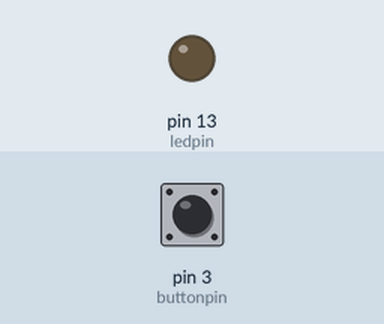
Simulated run of this sketch. Board: Arduino Uno, built with avr-gcc and run on an emulated ATmega328P. On the bench: output pins drawn as LEDs (lit = HIGH). The inputs (shaded band) are chosen by the test bench; at power-on: pin 3 (buttonpin) HIGH. What the sketch prints to the serial monitor is not drawn.

Above: at 1.2 s.
1.3 s: pin 3 (buttonpin) pulled LOW for 0.15 s
At 1.38 s:
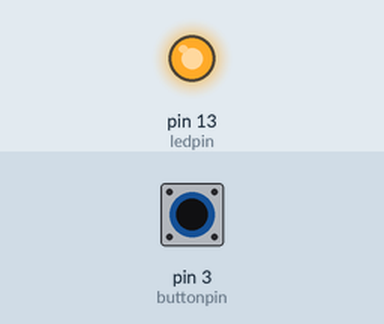
2.9 s: pin 3 (buttonpin) pulled LOW for 3.2 s
At 6.9 s:
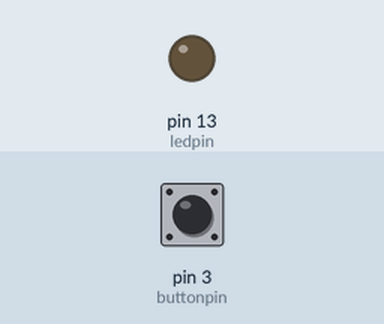
Timing chart, 0 to 8.4 s (numbered marks = the images above; inputs shaded):
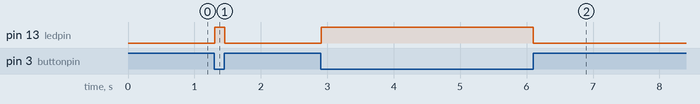

Measured:
- after the input at 1.3 s, pin 13 (ledpin): LOW → HIGH at once, → LOW 0.15 s later
- after the input at 2.9 s, pin 13 (ledpin): LOW → HIGH at once, → LOW 3.2 s later

The sketch:

Push_button.ino
```cpp
int buttonpin=3;
int ledpin=13;
void setup() {
  // put your setup code here, to run once:
pinMode(buttonpin,INPUT);
digitalWrite(buttonpin,HIGH);
pinMode(ledpin,OUTPUT);
Serial.begin(9600);
}

void loop() {
  // put your main code here, to run repeatedly:
int val=digitalRead(buttonpin);
Serial.println(val);
if(val==0)
{
  digitalWrite(ledpin,HIGH);
}
else
{
  digitalWrite(ledpin,LOW);
}
}
```
